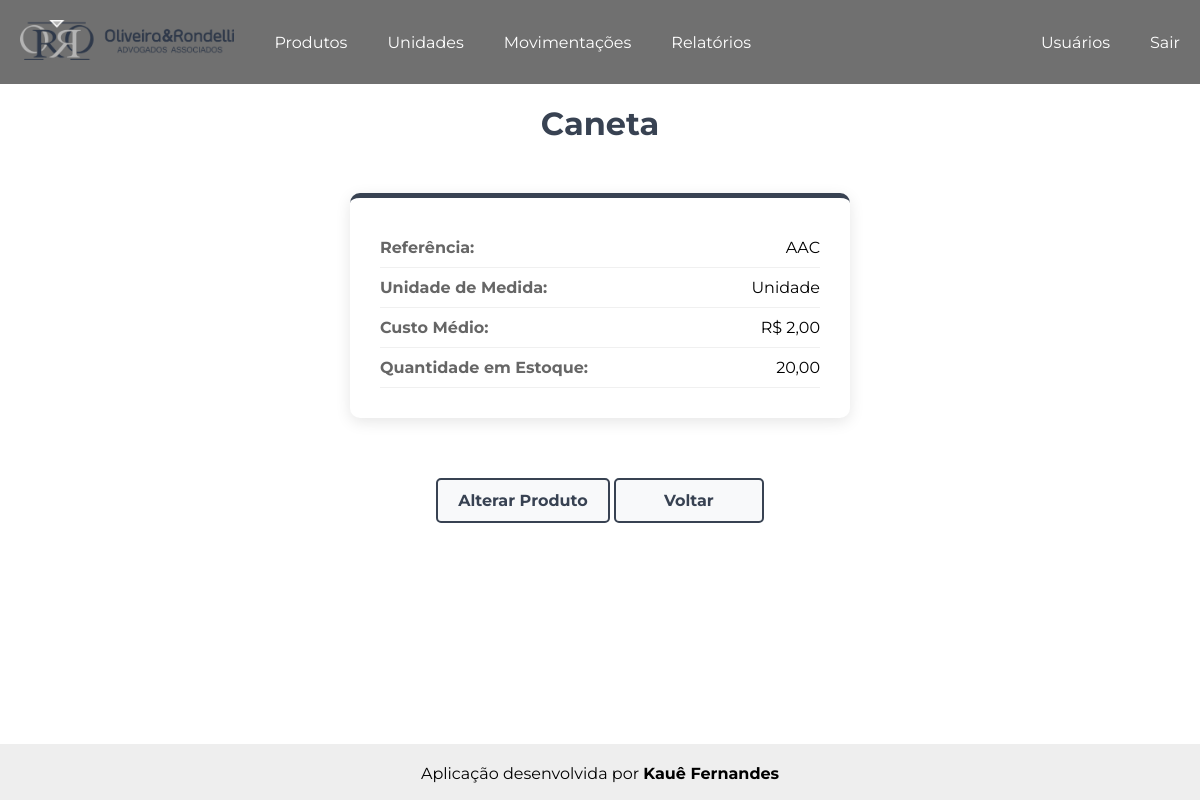
/produtos/produto/7/ (signed in), run on the app's committed database.
### produtos/models.py (models this page shows, shortened)
class Produtos(models.Model):
    pro_referencia = models.CharField('Referência', max_length=20, default='SEM-REF')                                                       # Referência do produto
    pro_descricao = models.TextField('Descrição')                                                                                           # Descrição do produto
    pro_unidade = models.ForeignKey(Unidades, on_delete=models.PROTECT, verbose_name='Unidade', default=1)                                  # Chave estrangeira referenciando a unidade da tabela Unidades
    pro_custo_medio = models.DecimalField('Custo Médio', decimal_places=2, max_digits=10, default=0)                         # Custo médio
    pro_saldo = models.DecimalField('Saldo', decimal_places=2, max_digits=10, default=0)                                                    # Saldo do produto no estoque
    pro_data_adicionada = models.DateTimeField(auto_now_add=True)                                                                            # Data em que o produto foi adicionado
    pro_data_modificado = models.DateTimeField(auto_now=True)                                                                               # Data em que o produto foi modificado
    class Meta:
        verbose_name = 'Produto'
        verbose_name_plural = 'Produtos'
        ordering = ['pro_descricao']

class Unidades(models.Model):
    uni_nome = models.CharField('Nome', max_length=10)                  # Nome da unidade
    uni_sigla = models.CharField('Sigla', max_length=5)                 # Sigla da unidade
    uni_data_adicionada = models.DateTimeField(auto_now_add=True)       # Data em que a unidade foi adicionada
    uni_data_modificado = models.DateTimeField(auto_now=True)           # Data em que a unidade foi modificada
    def __str__(self):
        return self.uni_nome
    class Meta:
        verbose_name = 'Unidade'
        verbose_name_plural = 'Unidades'
        ordering = ['uni_nome']

### produtos/views.py (the view)
# urls.py: path('produto/<id>/', views.visualiza_produto, name='produto'),                     # Caminho para a página de um produto específico
@login_required
def visualiza_produto(request, id):
    produto = Produtos.objects.get(id = id)
    context = {'produto': produto}
    return render(request, 'produtos/produto.html', context)

### produtos/templates/produtos/produto.html (shortened to what this page needs)
<!DOCTYPE html>
{% extends "core/base.html" %}
{% load static %}
    {% block extra_css %}
        <link rel="stylesheet" href="{% static 'css/produtos.css' %}">
    {% endblock %}
    {% block content %}
        <h1>{{ produto.pro_descricao }}</h1>
        <div class="dados-produto">
            <div class="info-produto">
                <span class="info-label">Referência:</span>
                <span>{{ produto.pro_referencia }}</span>
            </div>
            <div class="info-produto">
                <span class="info-label">Unidade de Medida:</span>
                <span>{{ produto.pro_unidade }}</span>
            </div>
            <div class="info-produto">
                <span class="info-label">Custo Médio:</span>
                <span>R$ {{ produto.pro_custo_medio|floatformat:2 }}</span>
            </div>
            <div class="info-produto">
                <span class="info-label">Quantidade em Estoque:</span>
                <span>{{ produto.pro_saldo }}</span>
            </div>
        </div>
        <div class="container-botao">
            <a href="{% url 'alterar_produto' produto.id %}"><button class="botao-alterar-produto">Alterar Produto</button></a>
            <a href="{% url 'produtos' %}"><button class="botao-alterar-produto">Voltar</button></a>
        </div>
    {% endblock content %}

### static/css/style1.css (style rules this page uses)
* { margin: 0; padding: 0; box-sizing: border-box; font-family: 'Montserrat', sans-serif; }

### static/css/produtos.css (style rules this page uses)
h1 { text-align: center; color: rgba(56, 66, 82); padding: 0 0 10px 0; }
.dados-produto { background-color: white; border-radius: 10px; box-shadow: 0 4px 15px rgba(0, 0, 0, 0.1); padding: 30px; max-width: 500px; margin: 40px auto; border-top: 5px solid rgba(56, 66, 82); }
.info-produto { display: flex; justify-content: space-between; border-bottom: 1px solid #f0f0f0; padding: 10px 0; }
.info-label { font-weight: bold; color: #666; }
.container-botao { text-align: center; width: 100%; padding: 20px; }
.botao-novo-produto, .botao-alterar-produto, .botao-voltar, .botao-salvar, .botao-pesquisar { display: inline-flex; align-items: center; justify-content: center; height: 45px; min-width: 150px; padding: 0 20px; font-family: inherit; font-size: 16px; font-weight: bold; text-decoration: none; color: rgba(56, 66, 82); background-color: #f8f9fa; border: 2px solid rgba(56, 66, 82); border-radius: 5px; cursor: pointer; transition: all 0.2s; box-sizing: border-box; }

### data on the page
Produtos: pro_descricao "Caneta", pro_referencia "AAC", pro_unidade "Unidade", pro_custo_medio "2,00", pro_saldo "20,00"
